Frame 1 (no input): blank canvas, image omitted
Frame 60 (no input): blank canvas, image omitted
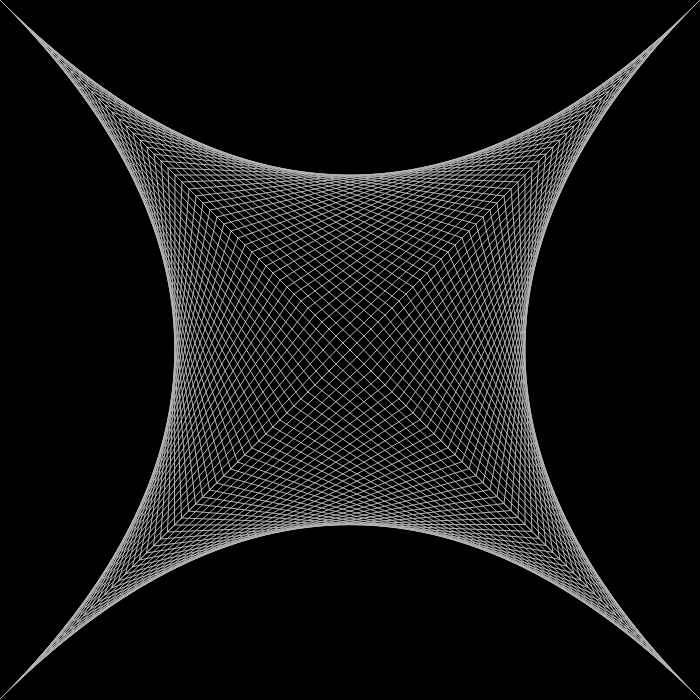
Frame 120 (the mouse pressed at the canvas centre since frame 60)

The p5.js sketch whose frames 1 and 60 were blank and that drew this single picture after the mouse press (run headless with seeded random() and noise() and a simulated clock; from frame 60 on, the mouse is pressed at the canvas centre):

// p5.js sketch
// ── sketch.js
let b = 0;
let density = 50;
let hStep = 360 / 4;
let al = 360 / 1;
let dis = 300;
let verts = [];
let secs = [];
let one, two, three, four, five;

function setup() {
  createCanvas(700, 700);
  colorMode(HSB, 360);
}

function draw() {
  background(0);

  let x = mouseX; //ball.pos.x;
  let y = mouseY; //ball.pos.y;

  if (x > b && y > b && x < width - b && y < height - b) {
    one = new Section(x, y, b - 1, height - b, density);
    two = new Section(x, y, width - b, height - b - 1, density);
    three = new Section(b, b, x, y, density);
    four = new Section(width - b, b, x, y, density);
  }

  if (one && two && three) {
    stroke(255, al);
    one.connect(two, true);
    three.connect(one);
    four.connect(two);
    three.connect(four, true);
  }
}

function setStroke(h) {
  stroke(h, 255, 255, al);
}
// ── section.js
class Section {
  constructor(x1, y1, x2, y2, amount = 100) {
    this.start = createVector(x1, y1);
    this.end = createVector(x2, y2);
    this.amount = amount;

    this.dx = (x2 - x1) / amount;
    this.dy = (y2 - y1) / amount;
    this.slope = (y2 - y1) / (x2 - x1);
    this.verts = this.fillVerts();
  }

  fillVerts() {
    let a = [];
    let x = this.start.x, y = this.start.y;
    while (x != this.end.x && y != this.end.y) {
      a.push(createVector(x, y));
      if (abs(this.end.x - x) > this.dx)
        x += this.dx;
      else
        x = this.end.x;
      if (abs(this.end.y - y) > this.dy)
        y += this.dy;
      else
        y = this.end.y;
    }
    a.push(createVector(x, y));
    return a;
  }

  connect(other, reverse = false) {
    for (let i = 0; i < this.verts.length; i++) {
      let point1;
      let point2 = other.verts[i];
      if (reverse)
        point1 = this.verts[other.verts.length - i - 1];
      else
        point1 = this.verts[i];
      if (point1 && point2)
        line(point1.x, point1.y, point2.x, point2.y);
    }
  }

  show() {
    fill(0, 255, 0);
    stroke(255);
    strokeWeight(1);
    line(this.start.x, this.start.y, this.end.x, this.end.y);
    strokeWeight(2);

    for (let i = 0; i < this.verts.length; i++) {
      let v = this.verts[i];
      circle(v.x, v.y, 2);
    }
  }
}






















//w
